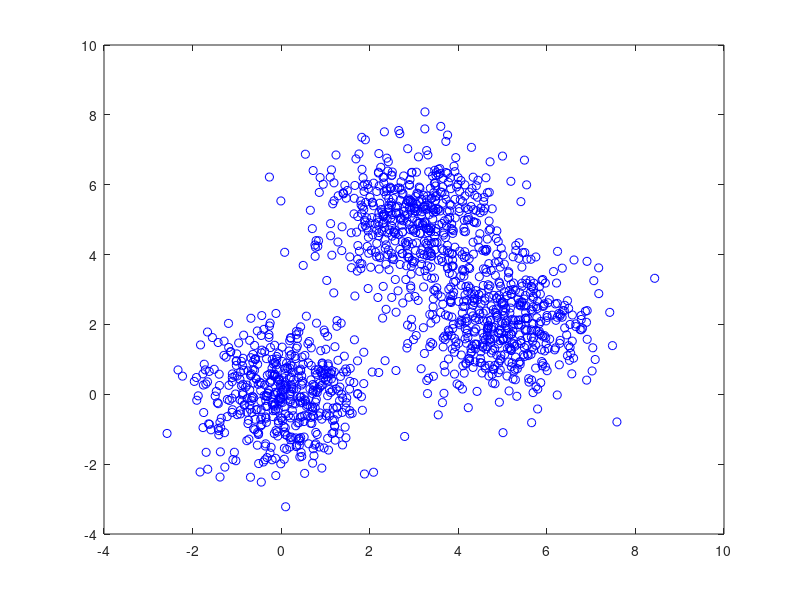

Here is the MATLAB script that generated this plot:
clc;
clear;
close all;

n=500;

C01=[0 0];
n1=n;
X1=randn(n1,2);
X1(:,1)=X1(:,1)+C01(1);
X1(:,2)=X1(:,2)+C01(2);

C02=[3 5];
n2=n;
X2=randn(n2,2);
X2(:,1)=X2(:,1)+C02(1);
X2(:,2)=X2(:,2)+C02(2);


C03=[5 2];
n3=n;
X3=randn(n3,2);
X3(:,1)=X3(:,1)+C03(1);
X3(:,2)=X3(:,2)+C03(2);

% figure;
% plot(X1(:,1),X1(:,2),'bo');
% hold on;
% plot(X2(:,1),X2(:,2),'rs');
% plot(X3(:,1),X3(:,2),'kp');
% axis equal;
% grid on;

X=[X1
   X2
   X3];

figure;
plot(X(:,1),X(:,2),'bo');


